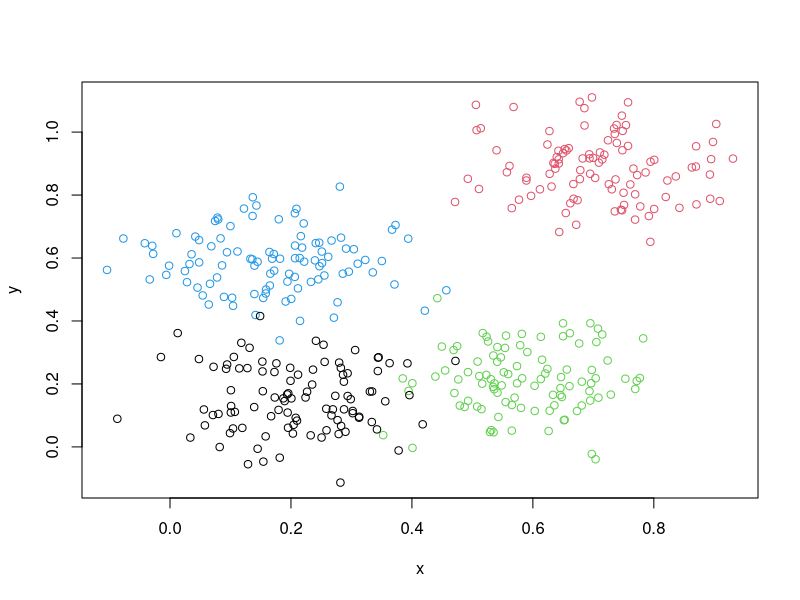
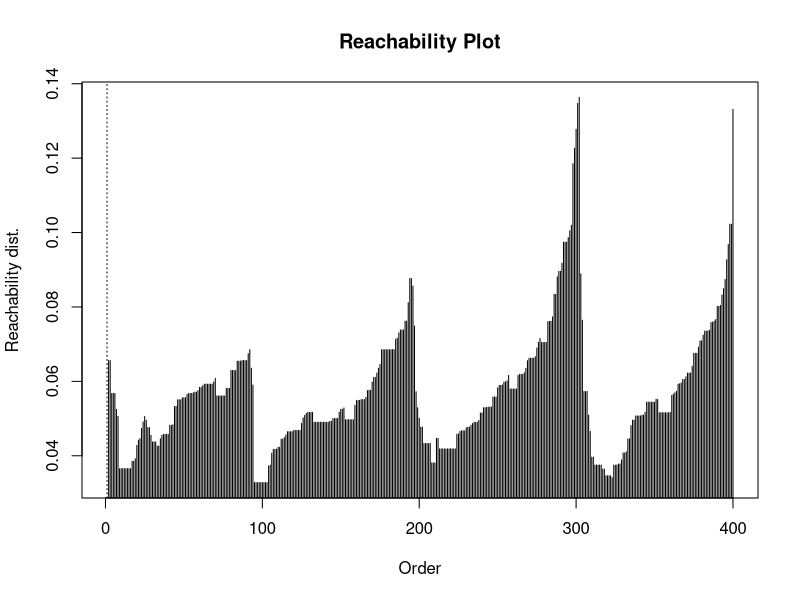
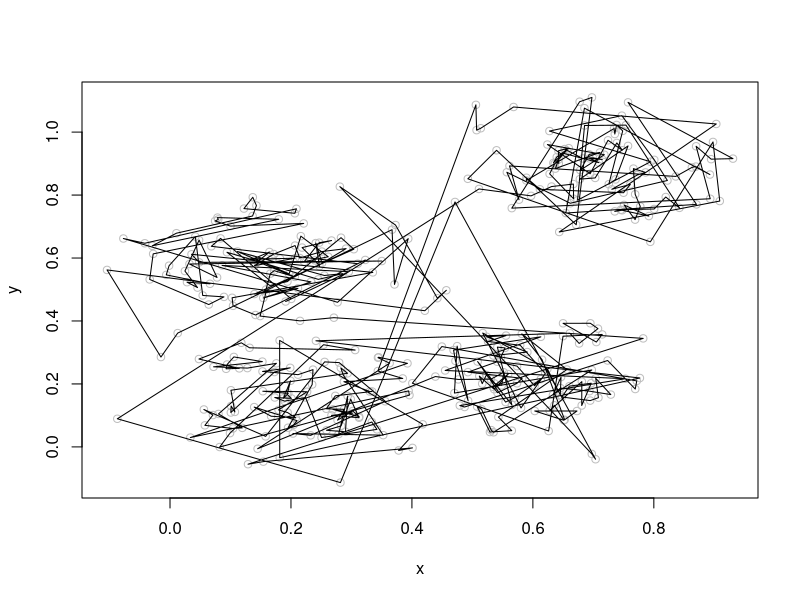
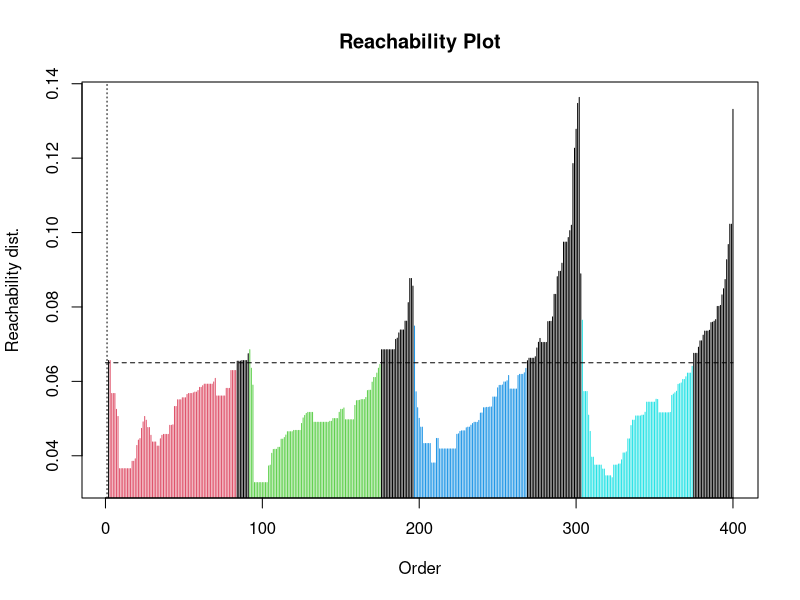
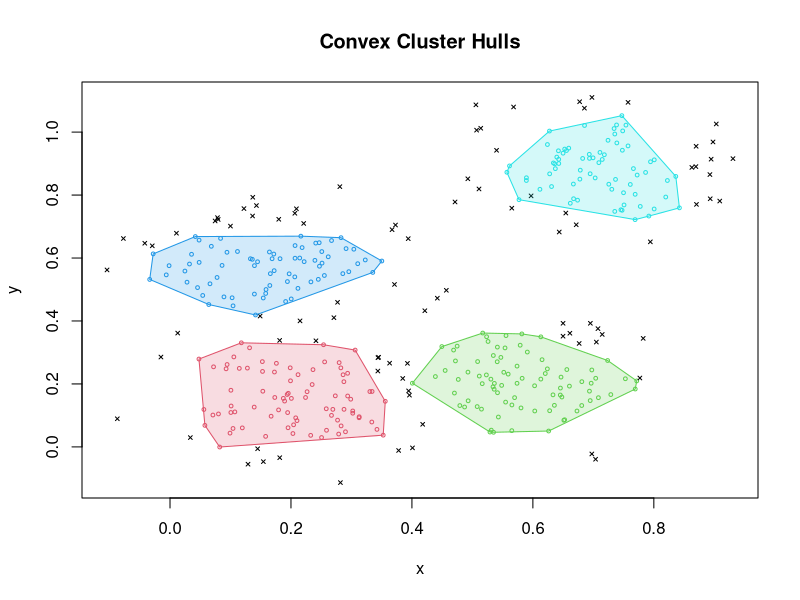
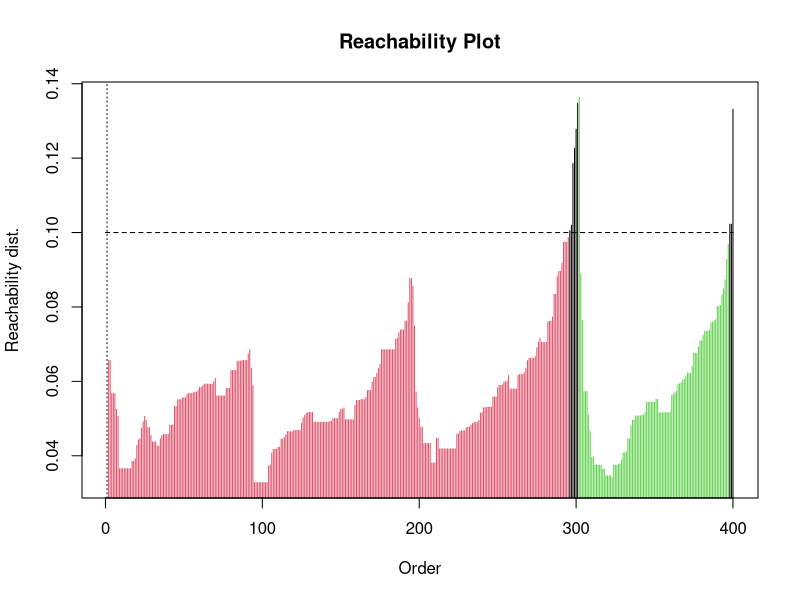
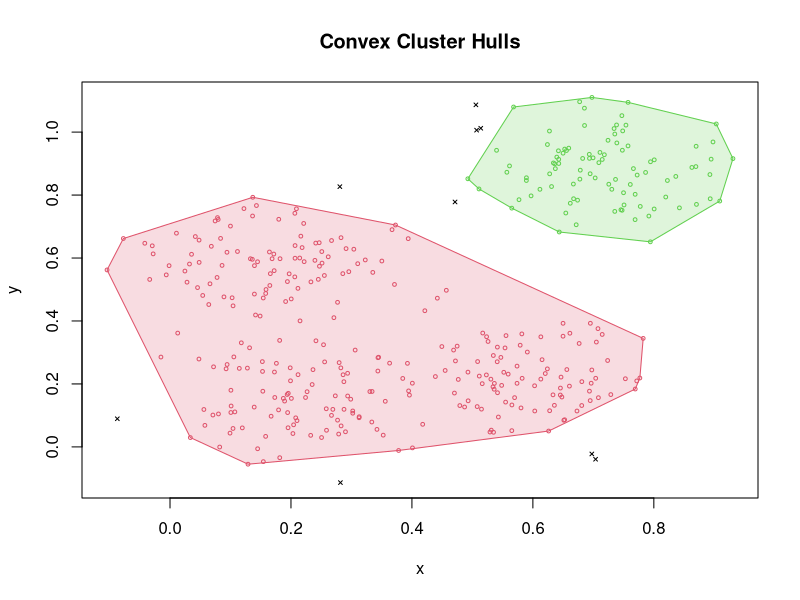
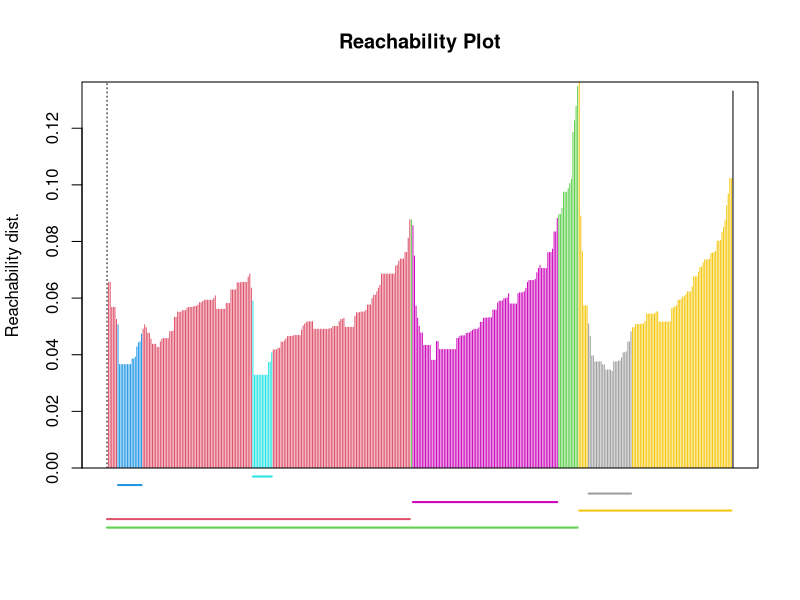

Source code (R) for these figures, in order:
library(dbscan)


### Name: optics
### Title: OPTICS
### Aliases: optics extractDBSCAN extractXi predict.optics OPTICS
### Keywords: model clustering

### ** Examples

set.seed(2)
n <- 400

x <- cbind(
  x = runif(4, 0, 1) + rnorm(n, sd=0.1),
  y = runif(4, 0, 1) + rnorm(n, sd=0.1)
  )

plot(x, col=rep(1:4, time = 100))

### run OPTICS (Note: we use the default eps calculation)
res <- optics(x, minPts = 10)
res

### get order
res$order

### plot produces a reachability plot
plot(res)

### plot the order of points in the reachability plot
plot(x, col = "grey")
polygon(x[res$order,])

### extract a DBSCAN clustering by cutting the reachability plot at eps_cl
res <- extractDBSCAN(res, eps_cl = .065)
res

plot(res)  ## black is noise
hullplot(x, res)

### re-cut at a higher eps threshold
res <- extractDBSCAN(res, eps_cl = .1)
res
plot(res)
hullplot(x, res)

### extract hierarchical clustering of varying density using the Xi method
res <- extractXi(res, xi = 0.05)
res

plot(res)
hullplot(x, res)

# Xi cluster structure
res$clusters_xi

### use OPTICS on a precomputed distance matrix
d <- dist(x)
res <- optics(d, minPts = 10)
plot(res)
